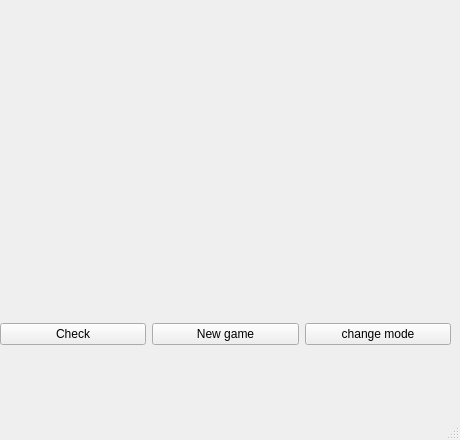
<?xml version="1.0" encoding="UTF-8"?>
<ui version="4.0">
 <class>MainWindow</class>
 <widget class="QMainWindow" name="MainWindow">
  <property name="geometry">
   <rect>
    <x>0</x>
    <y>0</y>
    <width>460</width>
    <height>440</height>
   </rect>
  </property>
  <property name="minimumSize">
   <size>
    <width>460</width>
    <height>440</height>
   </size>
  </property>
  <property name="maximumSize">
   <size>
    <width>460</width>
    <height>440</height>
   </size>
  </property>
  <property name="windowTitle">
   <string>Sudoku</string>
  </property>
  <widget class="QWidget" name="centralwidget">
   <widget class="QWidget" name="horizontalLayoutWidget">
    <property name="geometry">
     <rect>
      <x>0</x>
      <y>309</y>
      <width>451</width>
      <height>51</height>
     </rect>
    </property>
    <layout class="QHBoxLayout" name="horizontalLayout">
     <item>
      <widget class="QPushButton" name="btn_check">
       <property name="text">
        <string>Check</string>
       </property>
      </widget>
     </item>
     <item>
      <widget class="QPushButton" name="btn_new">
       <property name="text">
        <string>New game</string>
       </property>
      </widget>
     </item>
     <item>
      <widget class="QPushButton" name="btn_dark">
       <property name="text">
        <string>change mode</string>
       </property>
      </widget>
     </item>
    </layout>
   </widget>
   <widget class="QWidget" name="gridLayoutWidget">
    <property name="geometry">
     <rect>
      <x>0</x>
      <y>0</y>
      <width>451</width>
      <height>301</height>
     </rect>
    </property>
    <layout class="QGridLayout" name="gridLayout"/>
   </widget>
  </widget>
  <widget class="QMenuBar" name="menubar">
   <property name="geometry">
    <rect>
     <x>0</x>
     <y>0</y>
     <width>460</width>
     <height>22</height>
    </rect>
   </property>
  </widget>
  <widget class="QStatusBar" name="statusbar"/>
 </widget>
 <resources/>
 <connections/>
</ui>
